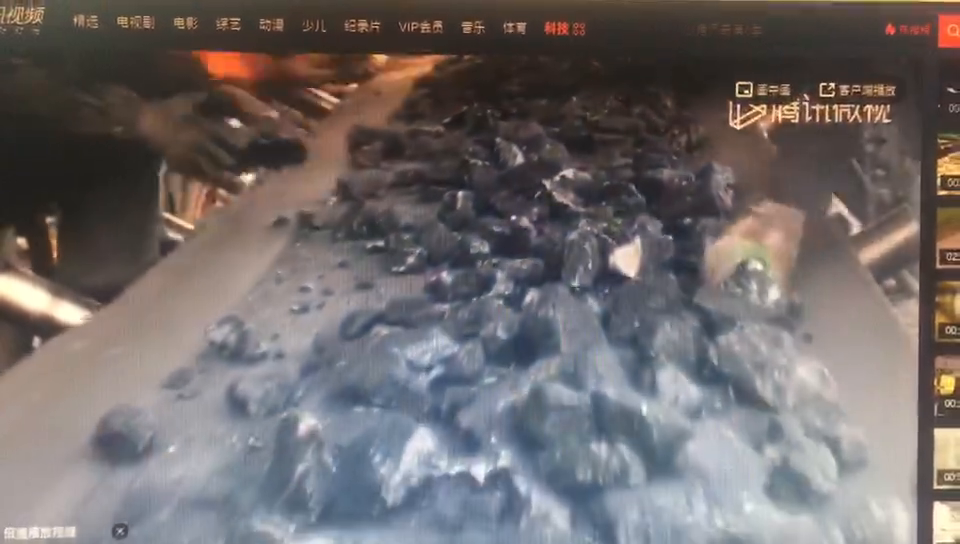
#> input picture frame 31 of Perception/flow_speed/test2.mp4, 960 x 544 px
$ python flow_demp.py
#> lines starting #> are read from the running program, lines starting #| are printed output that depends on the picture; after the words box and inside, x2 and y2 are one past the last pixel; in counts of white or black regions, pixels touching at a corner belong together
#coding:utf-8
import numpy as np
import cv2
import time  # 引入time模块

cap = cv2.VideoCapture('test2.mp4')

# ShiTomasi corner detection的参数
feature_params = dict(maxCorners=100,
                      qualityLevel=0.1,
                      minDistance=20,
                      blockSize=2)
# 光流法参数
# maxLevel 未使用的图像金字塔层数
lk_params = dict(winSize=(15, 15),
                 maxLevel=2,
                 criteria=(cv2.TERM_CRITERIA_EPS | cv2.TERM_CRITERIA_COUNT, 10, 0.03))

# 创建随机生成的颜色
color = np.random.randint(0, 255, (100, 3))

y_offset = 150
x_offset = 300


# y_offset = 200
# x_offset = 30

ret, old_frame = cap.read()                             # 取出视频的第一帧
#> old_frame is the input picture: shape (544, 960, 3); mean B, G, R 105.8, 105.9, 112.4
old_frame = old_frame[ y_offset : old_frame.shape[0] - y_offset, x_offset: old_frame.shape[1]-x_offset,:]
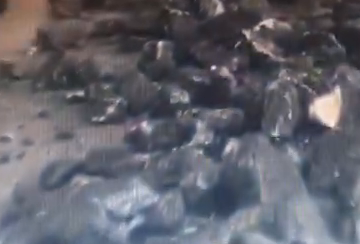
#> old_frame: shape (244, 360, 3); mean B, G, R 106.8, 98.1, 98.3
old_gray = cv2.cvtColor(old_frame, cv2.COLOR_BGR2GRAY)  # 灰度化
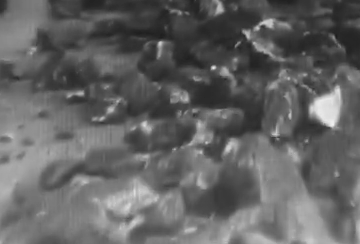
#> old_gray: shape (244, 360); min 29, max 241, mean 99.1

p0 = cv2.goodFeaturesToTrack(old_gray, mask=None, **feature_params)
#> p0 = 35 rows, first 8: [213, 68], [254, 43], [289, 79], [206, 143], [175, 149], [290, 118], [161, 43], [117, 102]
mask = np.zeros_like(old_frame)                         # 为绘制创建掩码图片
ticks_last = time.time()                                # 记录时刻
y_sum_offset = 0                                        # 统计固定时间位移
while True:
    _, frame = cap.read()
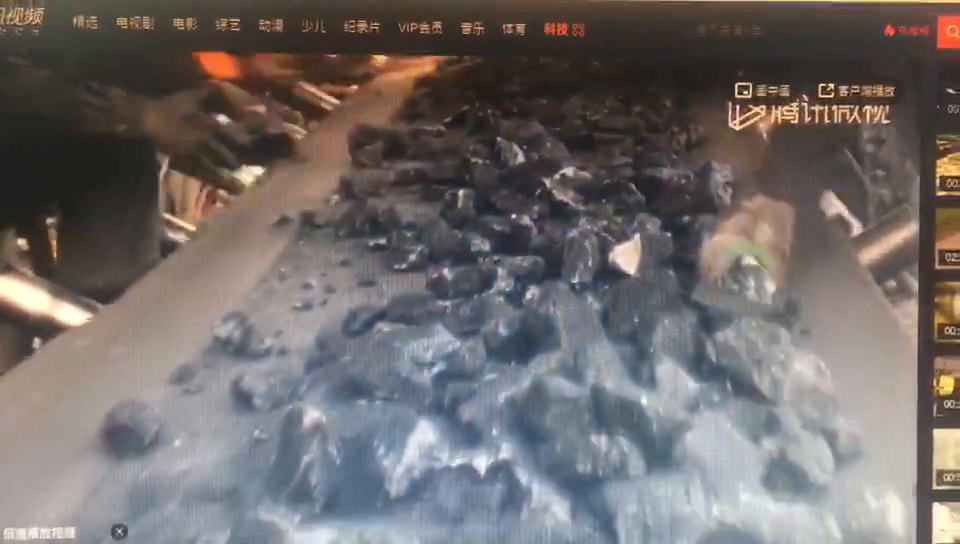
#> input picture frame 32 of Perception/flow_speed/test2.mp4, 960 x 544 px
#> frame is the input picture: shape (544, 960, 3); mean B, G, R 105.9, 106.8, 112.8
    frame = frame[ y_offset : frame.shape[0] - y_offset, x_offset: frame.shape[1]-x_offset,:]
#> frame: shape (244, 360, 3)
    frame_gray = cv2.cvtColor(frame, cv2.COLOR_BGR2GRAY)
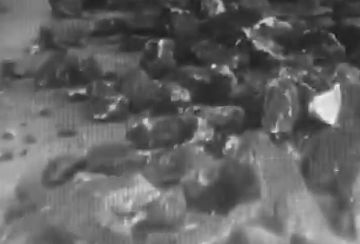
#> frame_gray: shape (244, 360); min 23, max 242, mean 99.2

    # 计算光流以获取点的新位置
    p1, st, err = cv2.calcOpticalFlowPyrLK(old_gray, frame_gray, p0, None, **lk_params)
#> p1 = 35 rows, first 8: [213.2, 66.47], [254, 41.22], [289.2, 77.42], [206.7, 139.7], [176.2, 146.2], [290, 115.2], [161.8, 41.39], [118.3, 99.79]; st = 35 values from 1 to 1; err = 35 values, max 7.75 at index 14, min 0.812 at index 1, mean 3.57
    # 选择good points
    good_new = p1[st == 1]
#> good_new = 35 pairs, first value 33.31 to 335.8, second value 11.58 to 225.3
    good_old = p0[st == 1]
#> good_old = 35 pairs, first value 31 to 336, second value 13 to 229
    # 绘制跟踪框
    y_sum = 0.0
    for i, (new, old) in enumerate(zip(good_new, good_old)):
        a, b = new.ravel()
        c, d = old.ravel()
        mask = cv2.line(mask, (a, b), (c, d), color[i].tolist(), 2)
        frame = cv2.circle(frame, (a, b), 5, color[i].tolist(), -1)
        y_sum = y_sum + d - b                              # 计算两次特征点y轴方向位移和
#> this loop made 35 passes
#> (a, b, c, d, y_sum) on passes 1 to 12: (213.2, 66.47, 213, 68, 1.53), (254, 41.22, 254, 43, 3.31), (289.2, 77.42, 289, 79, 4.88), (206.7, 139.7, 206, 143, 8.17), (176.2, 146.2, 175, 149, 10.97), (290, 115.2, 290, 118, 13.8), (161.8, 41.39, 161, 43, 15.41), (118.3, 99.79, 117, 102, 17.62), (272.9, 130.9, 273, 134, 20.72), (306.6, 136.4, 307, 140, 24.32), (105.7, 115.5, 104, 118, 26.84), (85.14, 91.78, 83, 94, 29.06)
#> pass 2, `frame = cv2.circle(frame, (a, b), 5, color[i].tolist(), -1)`:
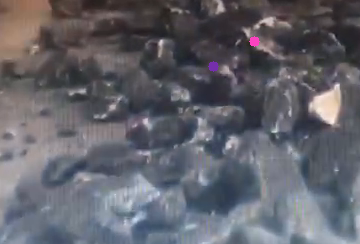
#> frame: shape (244, 360, 3); mean B, G, R 106.1, 98.3, 98.3
#> after the loop:
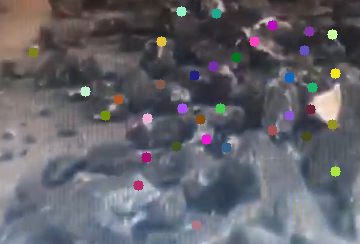
#> frame: shape (244, 360, 3); 3.04% of pixels changed, all inside (x1, y1, x2, y2) = (28, 6, 341, 231)
#> after the loop:
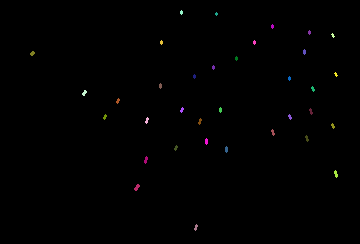
#> mask: shape (244, 360, 3); mean of channels 0, 1, 2 0.7, 0.6, 0.8; drawn as B, G, R
#> after the loop, y_sum = 87.41

    y_sum = y_sum / len(good_new)                          # 归一化，表明整体位移
#> y_sum = 2.5

    y_sum_offset = y_sum_offset + y_sum                    # 一定时间内位移和
#> y_sum_offset = 2.5

    img = cv2.add(frame, mask)
    cv2.imshow('frame', img)
    # cv2.imshow('gray',old_gray)
    k = cv2.waitKey(30)  # & 0xff
#> (key Esc is pressed here)
    if k == 27:
        break
    old_gray = frame_gray.copy()
    # p0 = good_new.reshape(-1, 1, 2)
    ticks_now = time.time()                               # 当前时刻
    time_error = ticks_now - ticks_last                   # 时间差
    if time_error >1:                                     # 1s 间隔
        print("speed is : (%f),time_error:(%f) "%(y_sum_offset/time_error,time_error))     # 1s y轴的移动量
        p0 = cv2.goodFeaturesToTrack(old_gray, mask=None, **feature_params)                # 更新特征点
        mask = np.zeros_like(old_frame)                         # 为绘制创建掩码图片
        ticks_last = ticks_now
        y_sum_offset = 0
    else:
        p0 = good_new.reshape(-1, 1, 2)

cv2.destroyAllWindows()
cap.release()

$ run again, starting later in the video
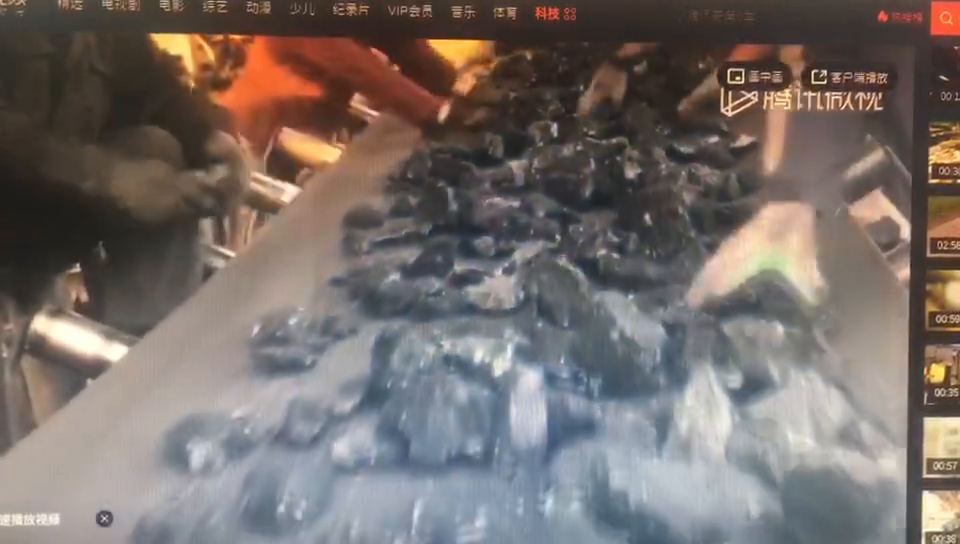
#> input picture frame 143 of Perception/flow_speed/test2.mp4, 960 x 544 px
#> old_frame is the input picture: shape (544, 960, 3); mean B, G, R 105.4, 109.5, 119
#> old_frame: shape (244, 360, 3)
#> p0 = 52 rows, first 8: [257, 86], [262, 212], [232, 83], [186, 128], [313, 104], [282, 80], [347, 65], [330, 146]
#> p1 = 52 rows, first 8: [257.4, 83.26], [262.3, 207.1], [232.5, 80.18], [186.5, 125.3], [312.8, 101.5], [282.3, 77.29], [346.9, 61.32], [330, 141]; st = 52 values from 1 to 1; err = 52 values, max 8.11 at index 18, min 0.557 at index 33, mean 1.91
#> good_new = 52 pairs, first value 1.67 to 357.6, second value 0.514 to 231.7
#> good_old = 52 pairs, first value 2 to 358, second value 2 to 237
#> the loop `for i, (new, old) in enumerate(zip(good_new, good_old)):` made 52 passes
#> (a, b, c, d, y_sum) on passes 1 to 8: (257.4, 83.26, 257, 86, 2.74), (262.3, 207.1, 262, 212, 7.67), (232.5, 80.18, 232, 83, 10.48), (186.5, 125.3, 186, 128, 13.19), (312.8, 101.5, 313, 104, 15.68), (282.3, 77.29, 282, 80, 18.39), (346.9, 61.32, 347, 65, 22.07), (330, 141, 330, 146, 27.03)
#> after the loop `for i, (new, old) in enumerate(zip(good_new, good_old)):`:
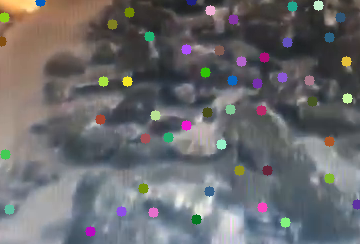
#> frame: shape (244, 360, 3); mean B, G, R 108.5, 106.3, 106.3
#> after the loop `for i, (new, old) in enumerate(zip(good_new, good_old)):`:
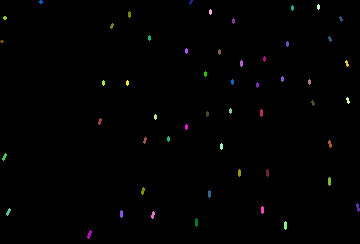
#> mask: shape (244, 360, 3); mean of channels 0, 1, 2 1.1, 1.2, 1.2; drawn as B, G, R
#> after the loop `for i, (new, old) in enumerate(zip(good_new, good_old)):`: y_sum = 170
#> `y_sum = y_sum / len(good_new)`: y_sum = 3.27

$ run again, starting later in the video
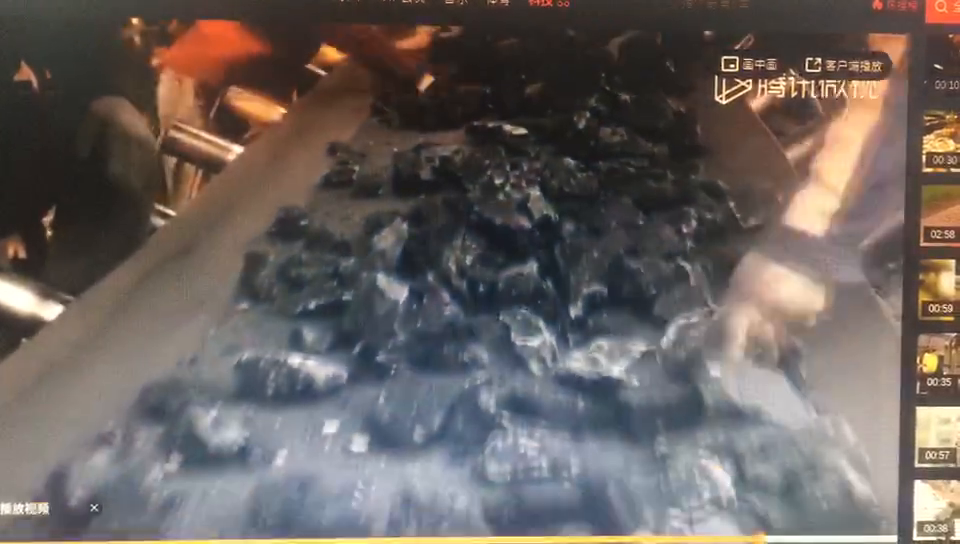
#> input picture frame 254 of Perception/flow_speed/test2.mp4, 960 x 544 px
#> old_frame is the input picture: shape (544, 960, 3); mean B, G, R 94.4, 98, 106.5
#> old_frame: shape (244, 360, 3)
#> p0 = 48 rows, first 8: [273, 167], [93, 221], [239, 43], [101, 153], [201, 169], [196, 32], [2, 73], [168, 114]
#> p1 = 48 rows, first 8: [272.6, 161.4], [94.74, 215.7], [238.9, 40.7], [102.4, 148.3], [201.4, 164], [196.2, 29.28], [3.59, 70.2], [169, 109.4]; st = 48 values, max 1 at index 0, min 0 at index 32, mean 0.979; err = 48 values, max 17.2 at index 43, min 0 at index 32, mean 4.04
#> good_new = 47 pairs, first value 3.59 to 342.3, second value 10.36 to 227.1
#> good_old = 47 pairs, first value 2 to 343, second value 12 to 234
#> the loop `for i, (new, old) in enumerate(zip(good_new, good_old)):` made 47 passes
#> (a, b, c, d, y_sum) on passes 1 to 8: (272.6, 161.4, 273, 167, 5.6), (94.74, 215.7, 93, 221, 10.86), (238.9, 40.7, 239, 43, 13.16), (102.4, 148.3, 101, 153, 17.82), (201.4, 164, 201, 169, 22.79), (196.2, 29.28, 196, 32, 25.5), (3.59, 70.2, 2, 73, 28.31), (169, 109.4, 168, 114, 32.89)
#> after the loop `for i, (new, old) in enumerate(zip(good_new, good_old)):`:
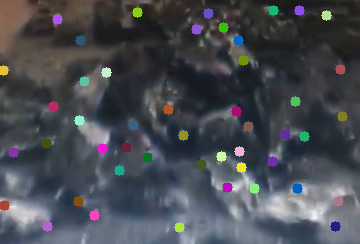
#> frame: shape (244, 360, 3); mean B, G, R 81.1, 74.9, 71.7
#> after the loop `for i, (new, old) in enumerate(zip(good_new, good_old)):`:
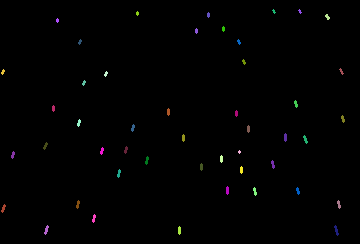
#> mask: shape (244, 360, 3); mean of channels 0, 1, 2 1.2, 1.2, 1.3; drawn as B, G, R
#> after the loop `for i, (new, old) in enumerate(zip(good_new, good_old)):`: y_sum = 190.8
#> `y_sum = y_sum / len(good_new)`: y_sum = 4.06
